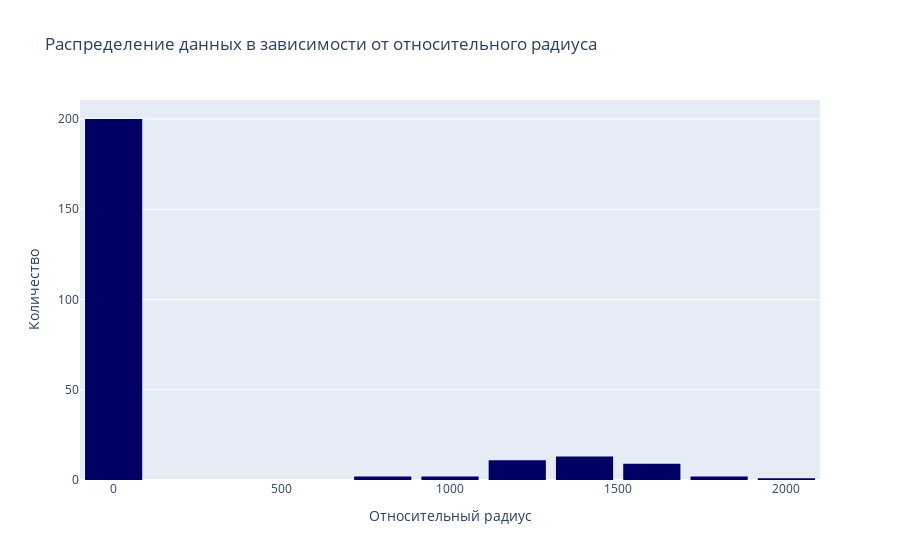

The code cell stored with this chart in its notebook:
### Code cell
fig_star_rad = go.Figure()

fig_star_rad.add_trace(
    go.Histogram(
        x = data_prepared['Radius(R/Ro)'],
        marker_color='rgb(0,0,100)'
    )
)

fig_star_rad.update_layout(title="Распределение данных в зависимости от относительного радиуса",
                    xaxis_title="Относительный радиус",
                    yaxis_title="Количество",
                    bargap=0.15
                   )

fig_star_rad.show()

### Figure 1 — Plotly figure (JSON) as saved in the notebook; plotly's stock layout.template omitted (floating-point values rounded to 4 significant figures; data arrays with more than 128 entries replaced by an {"elided": "..."} marker saying what was removed)
{"data": [{"marker": {"color": "rgb(0,0,100)"}, "type": "histogram", "x": {"elided": "240 float values"}}], "layout": {"bargap": 0.15, "title": {"text": "Распределение данных в зависимости от относительного радиуса"}, "xaxis": {"title": {"text": "Относительный радиус"}}, "yaxis": {"title": {"text": "Количество"}}}}
